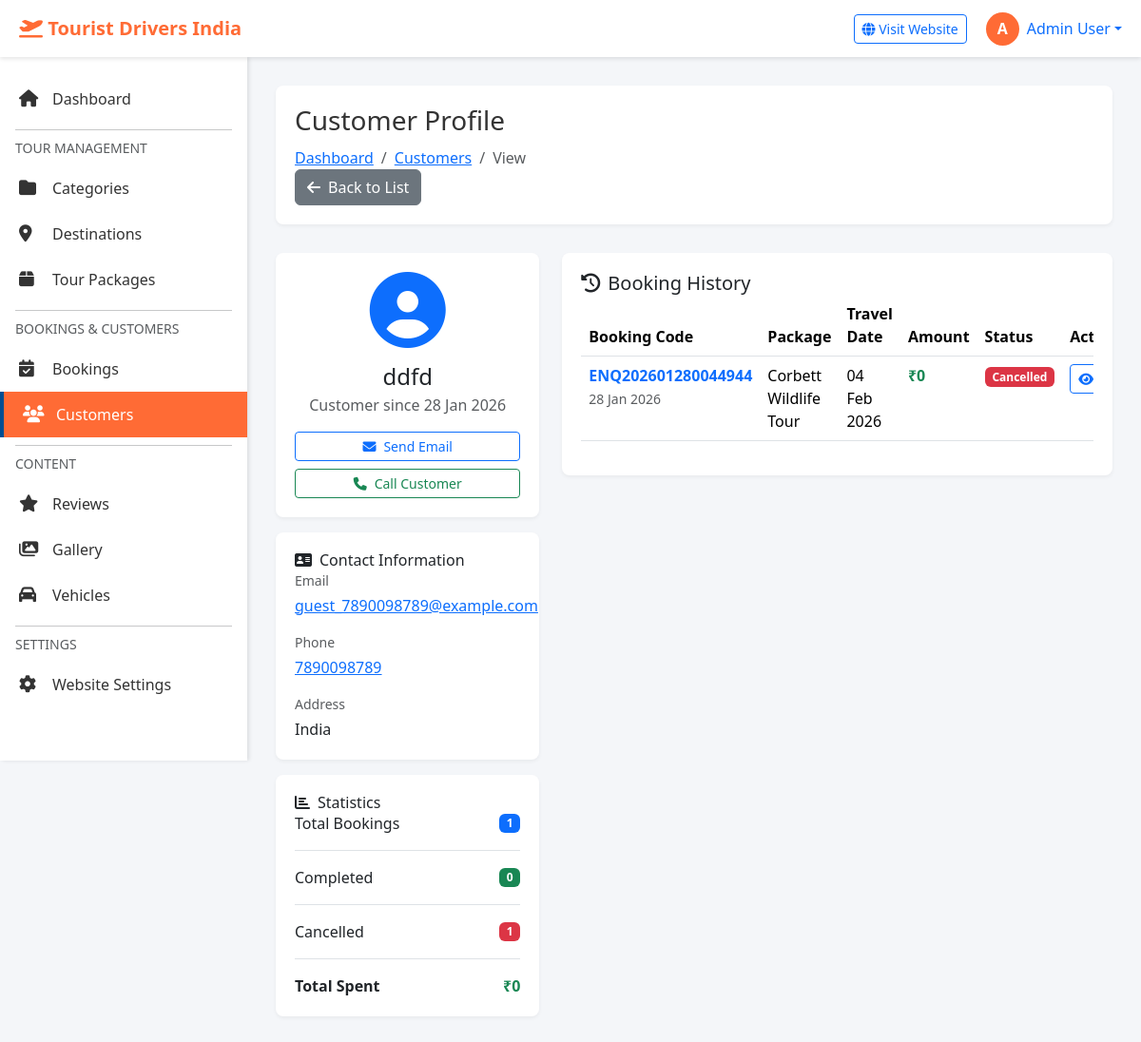
Page /admin/customers/view.php?id=44 (signed in) on the committed database.
### tables this page shows
CREATE TABLE `customers` (
  `id` int(11) NOT NULL,
  `name` varchar(100) NOT NULL,
  `email` varchar(100) NOT NULL,
  `phone` varchar(20) NOT NULL,
  `country` varchar(100) DEFAULT 'India',
  `state` varchar(100) DEFAULT NULL,
  `city` varchar(100) DEFAULT NULL,
  `address` text DEFAULT NULL,
  `created_at` timestamp NOT NULL DEFAULT current_timestamp(),
  `updated_at` timestamp NOT NULL DEFAULT current_timestamp() ON UPDATE current_timestamp()
);

CREATE TABLE `bookings` (
  `id` int(11) NOT NULL,
  `booking_number` varchar(50) NOT NULL,
  `customer_id` int(11) NOT NULL,
  `package_id` int(11) NOT NULL,
  `vehicle_id` int(11) DEFAULT NULL,
  `travel_date` date NOT NULL,
  `number_of_persons` int(11) NOT NULL,
  `number_of_days` int(11) NOT NULL,
  `total_price` decimal(10,2) NOT NULL,
  `discount` decimal(10,2) DEFAULT 0.00,
  `final_price` decimal(10,2) NOT NULL,
  `payment_status` enum('pending','partial','paid','refunded') DEFAULT 'pending',
  `paid_amount` decimal(10,2) DEFAULT 0.00,
  `payment_method` varchar(50) DEFAULT NULL,
  `booking_status` enum('pending','confirmed','cancelled','completed') DEFAULT 'pending',
  `special_requests` text DEFAULT NULL,
  `admin_notes` text DEFAULT NULL,
  `created_at` timestamp NOT NULL DEFAULT current_timestamp(),
  `updated_at` timestamp NOT NULL DEFAULT current_timestamp() ON UPDATE current_timestamp()
);

CREATE TABLE `tour_packages` (
  `id` int(11) NOT NULL,
  `category_id` int(11) NOT NULL,
  `title` varchar(255) NOT NULL,
  `slug` varchar(255) NOT NULL,
  `short_description` text DEFAULT NULL,
  `description` longtext DEFAULT NULL,
  `duration_days` int(11) NOT NULL,
  `duration_nights` int(11) NOT NULL,
  `base_price` decimal(10,2) NOT NULL,
  `discounted_price` decimal(10,2) DEFAULT NULL,
  `price_type` enum('per_person','per_group') DEFAULT 'per_person',
  `featured_image` varchar(255) DEFAULT NULL,
  `gallery_images` text DEFAULT NULL,
  `video_url` varchar(255) DEFAULT NULL,
  `max_group_size` int(11) DEFAULT 20,
  `min_age` int(11) DEFAULT 0,
  `difficulty_level` enum('easy','moderate','challenging','difficult') DEFAULT 'easy',
  `inclusions` text DEFAULT NULL,
  `exclusions` text DEFAULT NULL,
  `meta_title` varchar(255) DEFAULT NULL,
  `meta_description` text DEFAULT NULL,
  `meta_keywords` text DEFAULT NULL,
  `is_active` tinyint(1) DEFAULT 1,
  `is_featured` tinyint(1) DEFAULT 0,
  `is_bestseller` tinyint(1) DEFAULT 0,
  `display_order` int(11) DEFAULT 0,
  `views` int(11) DEFAULT 0,
  `created_at` timestamp NOT NULL DEFAULT current_timestamp(),
  `updated_at` timestamp NOT NULL DEFAULT current_timestamp() ON UPDATE current_timestamp()
);

### admin/includes/functions.php (called while the page is built, shortened)
<?php
function format_price($price) {
    return '₹' . number_format($price, 0);
}
function format_date($date) {
    return date('d M Y', strtotime($date));
}
?>

### admin/customers/view.php (the view, shortened to what this page needs)
<?php
require_once '../includes/config.php';
require_once '../includes/functions.php';
$id = intval($_GET['id']);
$query = "SELECT * FROM customers WHERE id = $id";
$result = mysqli_query($conn, $query);
$customer = mysqli_fetch_assoc($result);
$stats_query = "SELECT
    COUNT(*) as total_bookings,
    SUM(CASE WHEN booking_status = 'completed' THEN 1 ELSE 0 END) as completed_bookings,
    SUM(CASE WHEN booking_status = 'cancelled' THEN 1 ELSE 0 END) as cancelled_bookings,
    SUM(final_price) as total_spent
    FROM bookings WHERE customer_id = $id";
$stats_result = mysqli_query($conn, $stats_query);
$stats = mysqli_fetch_assoc($stats_result);
$bookings_query = "SELECT b.*, p.title as package_title
                   FROM bookings b
                   LEFT JOIN tour_packages p ON b.package_id = p.id
                   WHERE b.customer_id = $id
                   ORDER BY b.created_at DESC";
$bookings_result = mysqli_query($conn, $bookings_query);
include '../includes/header.php';
include '../includes/sidebar.php';
?>
<div class="main-content">
    <div class="page-header">
        <div>
            <h1 class="page-title">Customer Profile</h1>
            <nav aria-label="breadcrumb">
                <ol class="breadcrumb">
                    <li class="breadcrumb-item"><a href="../dashboard.php">Dashboard</a></li>
                    <li class="breadcrumb-item"><a href="index.php">Customers</a></li>
                    <li class="breadcrumb-item active">View</li>
                </ol>
            </nav>
        </div>
        <div class="page-actions">
            <a href="index.php" class="btn btn-secondary">
                <i class="fas fa-arrow-left me-2"></i>Back to List
            </a>
        </div>
    </div>
    <div class="row">
        <div class="col-lg-4">
            <div class="admin-card mb-3">
                <div class="card-body text-center">
                    <div class="customer-avatar mb-3">
                        <i class="fas fa-user-circle fa-5x text-primary"></i>
                    </div>
                    <h4 class="mb-1"><?php echo htmlspecialchars($customer['name']); ?></h4>
                    <p class="text-muted mb-3">Customer since <?php echo format_date($customer['created_at']); ?></p>
                    <div class="d-grid gap-2">
                        <a href="mailto:<?php echo htmlspecialchars($customer['email']); ?>" class="btn btn-outline-primary btn-sm">
                            <i class="fas fa-envelope me-2"></i>Send Email
                        </a>
                        <a href="tel:<?php echo htmlspecialchars($customer['phone']); ?>" class="btn btn-outline-success btn-sm">
                            <i class="fas fa-phone me-2"></i>Call Customer
                        </a>
                    </div>
                </div>
            </div>
            <div class="admin-card mb-3">
                <div class="card-header">
                    <h6 class="mb-0"><i class="fas fa-address-card me-2"></i>Contact Information</h6>
                </div>
                <div class="card-body">
                    <div class="mb-3">
                        <small class="text-muted d-block mb-1">Email</small>
                        <a href="mailto:<?php echo htmlspecialchars($customer['email']); ?>">
                            <?php echo htmlspecialchars($customer['email']); ?>
                        </a>
                    </div>
                    <div class="mb-3">
                        <small class="text-muted d-block mb-1">Phone</small>
                        <a href="tel:<?php echo htmlspecialchars($customer['phone']); ?>">
                            <?php echo htmlspecialchars($customer['phone']); ?>
                        </a>
                    </div>
                    <?php if(!empty($customer['address']) || !empty($customer['city']) || !empty($customer['state']) || !empty($customer['country'])): ?>
                    <div>
                        <small class="text-muted d-block mb-1">Address</small>
                        <p class="mb-0">
                            <?php
                            $address_parts = array_filter([
                                $customer['address'],
                                $customer['city'],
                                $customer['state'],
                                $customer['country']
                            ]);
                            echo implode('<br>', array_map('htmlspecialchars', $address_parts));
                            ?>
                        </p>
                    </div>
                    <?php endif; ?>
                </div>
            </div>
            <div class="admin-card">
                <div class="card-header">
                    <h6 class="mb-0"><i class="fas fa-chart-bar me-2"></i>Statistics</h6>
                </div>
                <div class="card-body">
                    <div class="stat-item mb-3 pb-3 border-bottom">
                        <div class="d-flex justify-content-between align-items-center">
                            <span>Total Bookings</span>
                            <span class="badge bg-primary"><?php echo $stats['total_bookings']; ?></span>
                        </div>
                    </div>
                    <div class="stat-item mb-3 pb-3 border-bottom">
                        <div class="d-flex justify-content-between align-items-center">
                            <span>Completed</span>
                            <span class="badge bg-success"><?php echo $stats['completed_bookings']; ?></span>
                        </div>
                    </div>
                    <div class="stat-item mb-3 pb-3 border-bottom">
                        <div class="d-flex justify-content-between align-items-center">
                            <span>Cancelled</span>
                            <span class="badge bg-danger"><?php echo $stats['cancelled_bookings']; ?></span>
                        </div>
                    </div>
                    <div class="stat-item">
                        <div class="d-flex justify-content-between align-items-center">
                            <span><strong>Total Spent</strong></span>
                            <strong class="text-success"><?php echo format_price($stats['total_spent']); ?></strong>
                        </div>
                    </div>
                </div>
            </div>
        </div>
        <div class="col-lg-8">
            <div class="admin-card">
                <div class="card-header">
                    <h5 class="mb-0"><i class="fas fa-history me-2"></i>Booking History</h5>
                </div>
                <div class="card-body">
                    <?php if(mysqli_num_rows($bookings_result) > 0): ?>
                        <div class="table-responsive">
                            <table class="table table-hover">
                                <thead>
                                    <tr>
                                        <th>Booking Code</th>
                                        <th>Package</th>
                                        <th>Travel Date</th>
                                        <th>Amount</th>
                                        <th>Status</th>
                                        <th width="80">Action</th>
                                    </tr>
                                </thead>
                                <tbody>
                                    <?php
                                    while($booking = mysqli_fetch_assoc($bookings_result)) {
                                        $status_colors = [
                                            'pending' => 'warning',
                                            'confirmed' => 'info',
                                            'completed' => 'success',
                                            'cancelled' => 'danger'
                                        ];
                                        $status_color = $status_colors[$booking['booking_status']] ?? 'secondary';
                                    ?>
                                    <tr>
                                        <td>
                                            <strong class="text-primary"><?php echo htmlspecialchars($booking['booking_number'] ?? 'N/A'); ?></strong>
                                            <br>
                                            <small class="text-muted"><?php echo format_date($booking['created_at']); ?></small>
                                        </td>
                                        <td><?php echo htmlspecialchars($booking['package_title']); ?></td>
                                        <td><?php echo format_date($booking['travel_date']); ?></td>
                                        <td><strong class="text-success"><?php echo format_price($booking['final_price'] ?? 0); ?></strong></td>
                                        <td>
                                            <span class="badge bg-<?php echo $status_color; ?>">
                                                <?php echo ucfirst($booking['booking_status']); ?>
                                            </span>
                                        </td>
                                        <td>
                                            <a href="../bookings/view.php?id=<?php echo $booking['id']; ?>"
                                               class="btn btn-sm btn-outline-primary" title="View Details">
                                                <i class="fas fa-eye"></i>
                                            </a>
                                        </td>
                                    </tr>
                                    <?php } ?>
                                </tbody>
                            </table>
                        </div>
                    <?php endif; ?>
                </div>
            </div>
        </div>
    </div>
</div>
<?php include '../includes/footer.php'; ?>

### admin/includes/header.php (style rules this page uses)
:root { --primary-color: #ff6b35; --secondary-color: #004e92; --sidebar-width: 260px; --header-height: 60px; }
* { margin: 0; padding: 0; box-sizing: border-box; }
body { font-family: 'Segoe UI', Tahoma, Geneva, Verdana, sans-serif; background: #f4f6f9; }
.page-header { background: white; padding: 20px; border-radius: 8px; margin-bottom: 30px; box-shadow: 0 2px 4px rgba(0,0,0,0.05); }
.page-header h1 { font-size: 28px; color: #333; margin: 0; }
.page-header .breadcrumb { margin: 10px 0 0 0; background: none; padding: 0; }
.admin-card { background: white; border-radius: 8px; padding: 20px; box-shadow: 0 2px 4px rgba(0,0,0,0.05); margin-bottom: 20px; }

### rows in the picture
customers: name "ddfd", created_at "28 Jan 2026", email "guest_7890098789@example.com", phone "7890098789"
bookings: booking_number "ENQ202601280044944", created_at "28 Jan 2026", package.title "Corbett Wildlife Tour", travel_date "04 Feb 2026", final_price "₹0", booking_status "Cancelled"

### other values in the picture
substr($_SESSION['admin_name'] ?? 'A', 0, 1) "A"
$_SESSION['admin_name'] "Admin User"
implode('<br>', array_map('htmlspecialchars', $address_parts)) "India"
$stats['total_bookings'] "1"
$stats['completed_bookings'] "0"
$stats['cancelled_bookings'] "1"
format_price($stats['total_spent']) "₹0"
